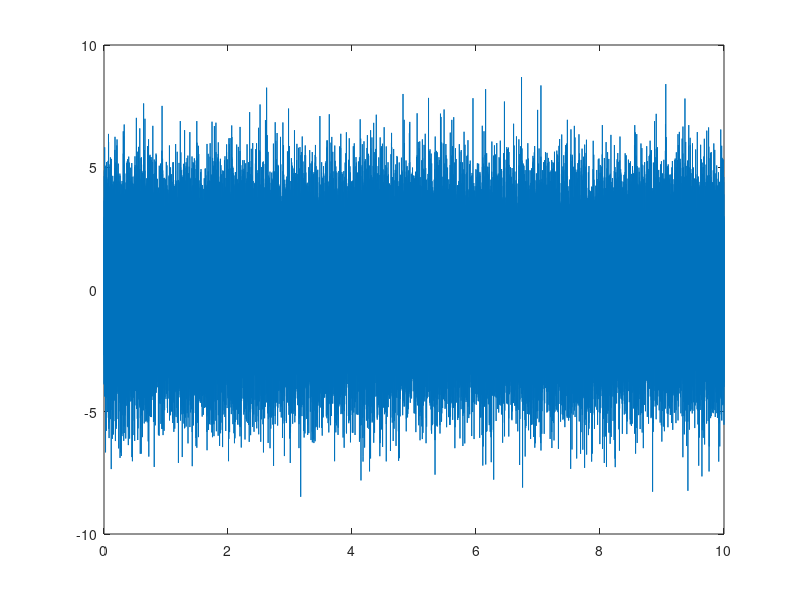

The MATLAB source for this figure: (Note: this script raises an error after producing the figure.)
% Resetrandom number generator for consistency
rng("default");

Fs = 10000; %Hz
period = 1/Fs;
t = 0:period:10;

% Deterministic signals
y1 = 0.2*sin(2*pi*200*t);
y2 = 0.5*sin(2*pi*300*t + 60/360*2*pi);

% figure;
% plot(t,y1,t,y2);

noise = 2*randn(size(t));

% figure;
% plot (t,noise);


%% Nasty signal

signal = y1 + noise;
plot (t,signal);

% Making it play sound!
playback = signal./max(abs(signal));

% playerobj = audioplayer(playback,Fs); %
% play(playerobj)

%% Power Spectral analysis

nfft = 2^12;
noverlap = nfft/2;

pwelch(signal,nfft,noverlap,nfft,Fs);
